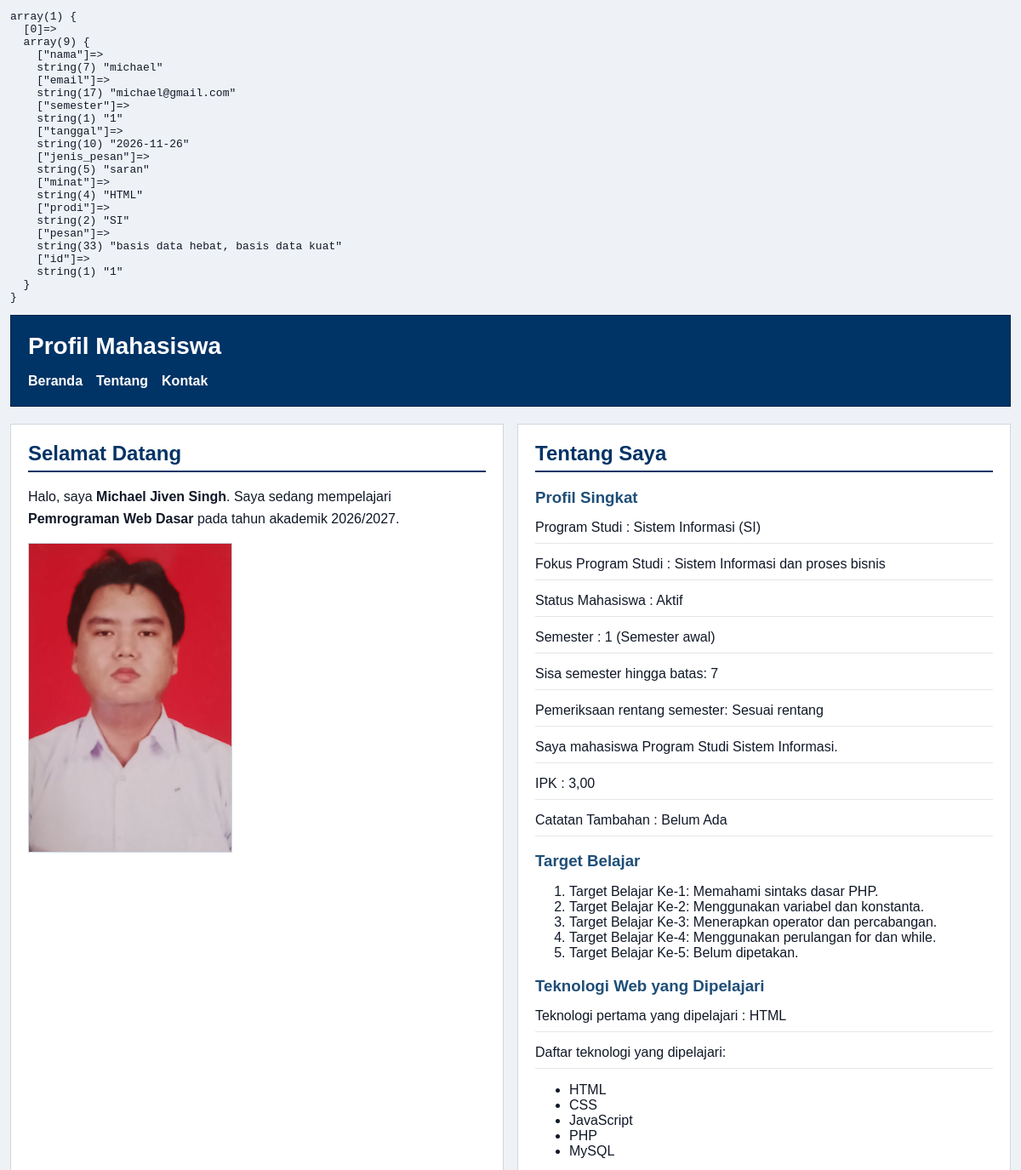
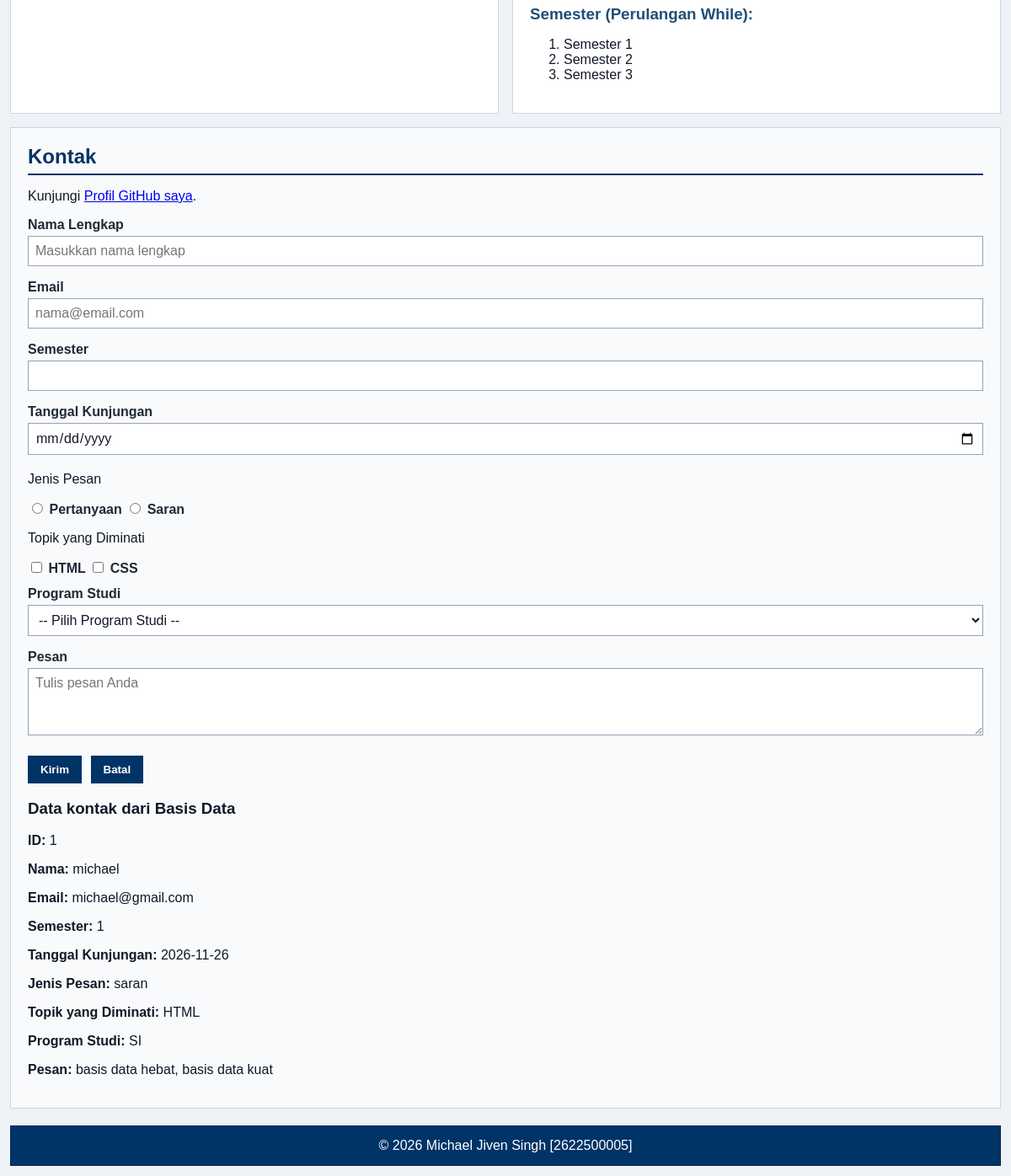
The page / on the database its author committed (2 pictures, top to bottom).
### tables this page shows
CREATE TABLE `tbl_kontak_2622500005` (
  `nama` varchar(50) NOT NULL COMMENT 'Menyimpan nama lengkap, maksimal 50  karakter.',
  `email` varchar(255) NOT NULL COMMENT 'Menyimpan alamat email.',
  `semester` tinyint NOT NULL COMMENT 'Menyimpan nomor semester.',
  `tanggal` date NOT NULL COMMENT 'Menyimpan tanggal kunjungan.',
  `jenis_pesan` varchar(20) NOT NULL COMMENT 'Menyimpan jenis pesan, seperti pertanyaan atau saran',
  `minat` varchar(50) NOT NULL COMMENT 'Menyimpan satu atau beberapa pilihan minat sebagai teks.',
  `prodi` varchar(3) NOT NULL COMMENT 'Menyimpan kode program studi yaitu SI, TI, BD dan PTI',
  `pesan` varchar(300) NOT NULL COMMENT 'Menyimpan isi pesan, maksimal 300 karakter',
  `id` int NOT NULL
);

### fungsi.php (called while the page is built, shortened)
<?php
function bersihkan($teks)
{
  return htmlspecialchars($teks ?? "", ENT_QUOTES, "UTF-8");
}

### index.php (the view, shortened to what this page needs)
<?php
require_once("fungsi.php");
require_once("koneksi.php");
$sql = "SELECT * FROM tbl_kontak_2622500005";
$hasil = mysqli_query($koneksi, $sql);
$dataKontak = [];
while ($baris = mysqli_fetch_assoc($hasil)) {
  $dataKontak[] = $baris;
}
echo "<pre>";
var_dump($dataKontak);
echo "</pre>";
$teknologiWeb = ["HTML", "CSS", "JavaScript" , "PHP", "MySQL"]
?>
<!doctype html>
<html lang="id">
  <head>
    <link rel="stylesheet" href="style.css" />
  </head>
  <body>
    <?php
    $nim = "2622500005";
    $namaMahasiswa = "Michael Jiven Singh";
    $programStudi = "SI";
    $tahunAkademik = "2026/2027";
    $semester = 1;
    $ipk = 3.00;
    $statusAktif = true;
    $catatanTambahan = null;
    $batasSemester = 8;
    $sisaSemester = $batasSemester - $semester;
    $semesterValid = $semester >= 1 && $semester <= $batasSemester;
    $statusSemester = ($semesterValid && $statusAktif) ? "Sesuai rentang" : "Perlu diperiksa";
    if ($semester < 3) {
      $keteranganSemester = "Semester awal";
    } elseif ($semester <= 6) {
      $keteranganSemester = "Semester menengah";
    } else {
      $keteranganSemester = "Semester Akhir";
    }
    $namaProdi = ($programStudi == "SI") ? "Sistem Informasi" : (($programStudi == "TI") ? "Teknik Informaatika" : (($programStudi == "BD") ? "Bisnis Digital" : (($programStudi == "PTI") ? "Pendidikan Teknologi Informatika" : "Lainnya")));
    switch ($programStudi) {
      case "SI" :
        $fokusProgramStudi = "Sistem Informasi dan proses bisnis";
        break;
    }
    ?>
    <header>
      <div class="header-top">
        <h1>Profil Mahasiswa</h1>
      </div>
      <nav>
        <ul id="navMenu">
          <li><a href="#home">Beranda</a></li>
          <li><a href="#about">Tentang</a></li>
          <li><a href="#contact">Kontak</a></li>
        </ul>
      </nav>
    </header>
    <main>
      <section id="home">
        <h2>Selamat Datang</h2>
        <p>Halo, saya <strong><?php echo $namaMahasiswa; ?></strong>. Saya sedang mempelajari <strong><?php print NAMA_MATA_KULIAH; ?></strong> pada tahun akademik <?php echo $tahunAkademik; ?>.</p>
        <img src="img/foto-profil.jpeg" alt="Foto profil Nama Mahasiswa" />
      </section>
      <section id="about">
        <h2>Tentang Saya</h2>
        <article>
          <h3>Profil Singkat</h3>
          <p>Program Studi : <?php echo $namaProdi . " (" . $programStudi .")"; ?></p>
          <p>Fokus Program Studi : <?php echo $fokusProgramStudi ?></p>
          <p>Status Mahasiswa : <?php echo $statusAktif ? "Aktif" : "Tidak Aktif"; ?></p>
          <p>Semester : <?php echo $semester . " (" . $keteranganSemester . ")"; ?></p>
          <p>Sisa semester hingga batas: <?php echo $sisaSemester; ?></p>
          <p>Pemeriksaan rentang semester: <?php echo $statusSemester?></p>
          <p>Saya mahasiswa Program Studi Sistem Informasi.</p>
          <p>IPK : <?php echo number_format($ipk, 2, ',', '.'); ?></p>
          <p>Catatan Tambahan : <?php echo $catatanTambahan === null ? "Belum Ada" : $catatanTambahan;?></p>
          <h3>Target Belajar</h3>
          <ol>
            <?php
            for ($i = 1; $i <= 5; $i++) {
              echo "<li>Target Belajar Ke-" . $i . ": " ;
              switch ($i) {
                case 1:
                  echo "Memahami sintaks dasar PHP.";
                  break;
                case 2:
                  echo "Menggunakan variabel dan konstanta.";
                  break;
                case 3:
                  echo "Menerapkan operator dan percabangan.";
                  break;
                case 4:
                  echo "Menggunakan perulangan for dan while.";
                  break;
                default:
                echo "Belum dipetakan.";
                break;
              }
              echo "</li>";
            }
            ?>
          </ol>
          <h3>Teknologi Web yang Dipelajari</h3>
          <p>
            Teknologi pertama yang dipelajari :
            <?= bersihkan($teknologiWeb[0]); ?>
          </p>
          <p>Daftar teknologi yang dipelajari:</p>
          <ul>
            <?php foreach ($teknologiWeb as $teknologi): ?>
              <li><?= bersihkan($teknologi); ?></li>
            <?php endforeach; ?>
          </ul>
              </article>
        <article>
          <h3>Semester (Perulangan While):</h3>
          <ol>
            <?php
            $nomorSemester = 1;
            while ($nomorSemester <= 3) {
              echo "<li>Semester " . $nomorSemester . "</li>";
              $nomorSemester++;
            }
            ?>
      </section>
      <section id="contact">
        <h2>Kontak</h2>
        <p>
          Kunjungi
          <a target="_blank" href="https://github.com/<?= PROFIL_GITHUB ?>">Profil GitHub saya</a>.
        </p>
        <form id="contactForm" action="index.php" method="post" novalidate>
          <div class="form-group">
            <label for="nama">Nama Lengkap</label><br />
            <input
              class="input-form"
              type="text"
              id="nama"
              name="nama"
              placeholder="Masukkan nama lengkap"
              minlength="3"
              maxlength="50"
              required
            />
          </div>
          <div class="form-group">
            <label for="email">Email</label><br />
            <input
              class="input-form"
              type="email"
              id="email"
              name="email"
              placeholder="nama@email.com"
              required
            />
          </div>
          <div class="form-group">
            <label for="semester">Semester</label><br />
            <input
              class="input-form"
              type="number"
              id="semester"
              name="semester"
              min="1"
              max="14"
              required
            />
          </div>
          <div class="form-group">
            <label for="tanggal">Tanggal Kunjungan</label><br />
            <input
              class="input-form"
              type="date"
              id="tanggal"
              name="tanggal"
              required
            />
          </div>
          <div class="form-group">
            <p>Jenis Pesan</p>
            <input
              type="radio"
              id="pertanyaan"
              name="jenis_pesan"
              value="pertanyaan"
              required
            />
            <label for="pertanyaan">Pertanyaan</label>
            <input type="radio" id="saran" name="jenis_pesan" value="saran" />
            <label for="saran">Saran</label>
          </div>
          <div class="form-group">
            <p>Topik yang Diminati</p>
            <input type="checkbox" id="minat-html" name="minat[]" value="HTML" />
            <label for="minat-html">HTML</label>
            <input type="checkbox" id="minat-css" name="minat[]" value="CSS" />
            <label for="minat-css">CSS</label>
          </div>
          <div class="form-group">
            <label for="prodi">Program Studi</label><br />
            <select class="input-form" id="prodi" name="prodi" required>
              <option value="">-- Pilih Program Studi --</option>
            </select>
          </div>
          <div class="form-group">
            <label for="pesan">Pesan</label><br />
            <textarea
              class="input-form"
              id="pesan"
              name="pesan"
              maxlength="300"
              placeholder="Tulis pesan Anda"
              required
            ></textarea>
          </div>
          <button type="submit">Kirim</button>
          <button type="reset">Batal</button>
        </form>
        <article id="hasilKontak" class="submission-result" aria-live="polite">
          <h3>Data kontak dari Basis Data</h3>
          <?php if (count($dataKontak) > 0): ?>
            <?php foreach($dataKontak as $data): ?>
             <section>
                <p><strong>ID:</strong> <?= bersihkan($data["id"]); ?></p>
                <p><strong>Nama:</strong> <?= bersihkan($data["nama"]); ?></p>
                <p><strong>Email:</strong> <?= bersihkan($data["email"]); ?></p>
                <p><strong>Semester:</strong> <?= bersihkan($data["semester"]); ?></p>
                <p><strong>Tanggal Kunjungan:</strong> <?= bersihkan($data["tanggal"]); ?></p>
                <p><strong>Jenis Pesan:</strong> <?= bersihkan($data["jenis_pesan"]); ?></p>
                <p><strong>Topik yang Diminati:</strong> <?= bersihkan($data["minat"]); ?></p>
                <p><strong>Program Studi:</strong> <?= bersihkan($data["prodi"]); ?></p>
                <p><strong>Pesan:</strong> <?= nl2br (bersihkan($data["pesan"])); ?></p>
              </section>
            <?php endforeach; ?>
          <?php else: ?>
            <p>Belum ada data kontak yang tersimpan.</p>
          <?php endif; ?>
        </section>
    </main>
    <footer>
      <p>&copy; <?= date("Y") ?> <?php echo $namaMahasiswa; ?> [<?= $nim ?>]</p>
    </footer>
  </body>
</html>

### style.css (style rules this page uses)
* { box-sizing: border-box; }
body { margin: 0; padding: 12px; font-family: Arial, sans-serif; color: #111827; background-color: #eef2f7; }
header { background-color: #003366; color: #ffffff; padding: 20px; margin-bottom: 20px; border: 1px solid #00264d; }
header h1 { margin: 0; font-size: 28px; }
.header-top { display: flex; justify-content: space-between; align-items: center; }
#navMenu { display: none; }
nav ul { display: flex; flex-direction: column; justify-content: flex-start; align-items: flex-start; gap: 12px; margin: 0; padding: 0; list-style: none; }
nav a { color: #ffffff; font-weight: bold; text-decoration: none; }
main { display: grid; grid-template-columns: 1fr; gap: 16px; }
section { width: 100%; }
#home { background-color: #ffffff; border: 1px solid #d0d7de; padding: 20px; margin: 0; }
#home h2 { color: #003366; border-bottom: 2px solid #003366; padding-bottom: 6px; margin-top: 0; margin-bottom: 16px; }
#home p { line-height: 1.6; margin: 0 0 16px; }
#home img { display: block; width: 240px; max-width: 100%; height: auto; border: 1px solid #cbd5e1; }
#about { background-color: #ffffff; border: 1px solid #d0d7de; padding: 20px; margin: 0; }
#about h2 { color: #003366; border-bottom: 2px solid #003366; padding-bottom: 6px; margin-top: 0; margin-bottom: 16px; }
#about h3 { color: #1f4e78; margin-bottom: 6px; }
#about p { margin: 6px 0; padding: 6px 0; border-bottom: 1px solid #e6e6e6; line-height: 1.5; }
#contact { background-color: #f8fafc; border: 1px solid #cbd5e1; padding: 20px; margin: 0; }
#contact h2 { color: #003366; border-bottom: 2px solid #003366; padding-bottom: 6px; margin-top: 0; margin-bottom: 16px; }
.form-group { margin: 12px 0; }
#contact label { color: #1f2937; font-weight: bold; }
.input-form { width: 100%; max-width: 100%; background-color: #ffffff; color: #111827; font-family: Arial, sans-serif; font-size: 16px; padding: 8px; margin: 4px 0; border: 1px solid #94a3b8; }
#contact textarea { min-height: 80px; resize: vertical; }
#contact button { background-color: #003366; color: #ffffff; font-weight: bold; padding: 8px 14px; margin: 8px 6px 0 0; border: 1px solid #003366; cursor: pointer; }
footer { background-color: #003366; color: #ffffff; text-align: center; padding: 14px 20px; margin-top: 20px; border: 1px solid #00264d; }
footer p { margin: 0; }
@media (min-width: 768px) { nav { margin-top: 16px; } }
@media (min-width: 768px) { nav ul { flex-direction: row; justify-content: flex-start; align-items: center; gap: 16px; } }
@media (min-width: 768px) { main { grid-template-columns: 1fr 1fr; } }
@media (min-width: 768px) { #contact { grid-column: 1 / -1; } }
@media (min-width: 768px) { #navMenu { display: flex; flex-direction: row; } }

### rows shown on the page
tbl_kontak_2622500005: id "1", nama "michael", email "michael@gmail.com", semester "1", tanggal "2026-11-26", jenis_pesan "saran", minat "HTML", prodi "SI", pesan "basis data hebat, basis data kuat"

### other values the page prints
$namaMahasiswa "Michael Jiven Singh"
NAMA_MATA_KULIAH "Pemrograman Web Dasar"
$tahunAkademik "2026/2027"
$namaProdi "Sistem Informasi"
$programStudi "SI"
$fokusProgramStudi "Sistem Informasi dan proses bisnis"
$semester "1"
$keteranganSemester "Semester awal"
$sisaSemester "7"
$statusSemester "Sesuai rentang"
$ipk "3,00"
bersihkan($teknologiWeb[0]) "HTML"
bersihkan($teknologi) "HTML"
bersihkan($teknologi) "CSS"
bersihkan($teknologi) "JavaScript"
